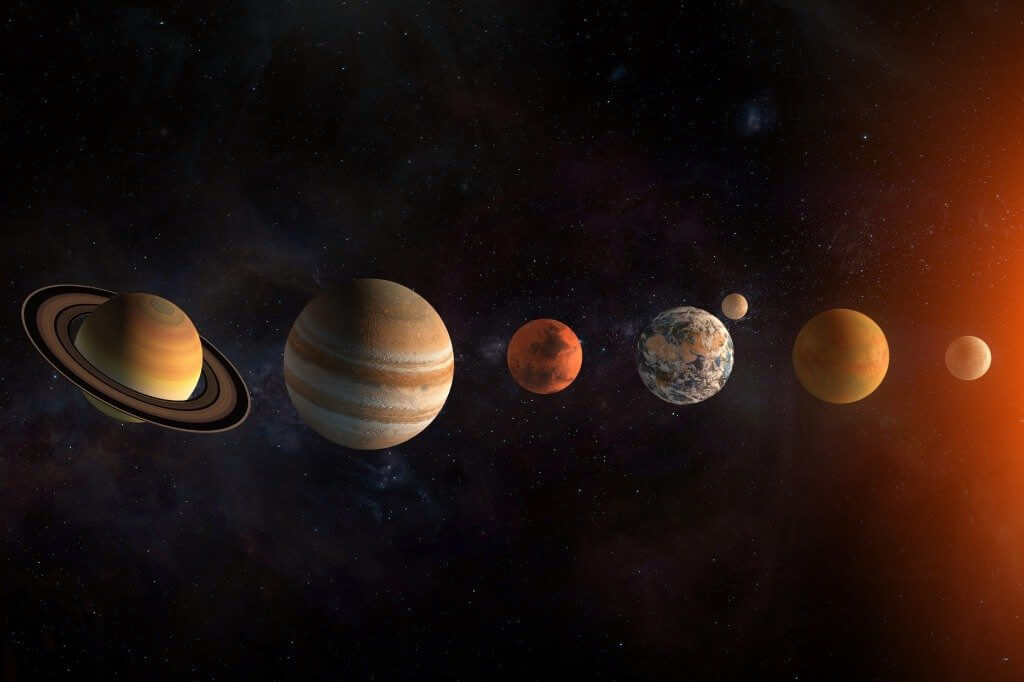
#> input picture OpenCV/Testes/planets.jpg, 1024 x 682 px
$ python 'Teste HoughCircles.py'
#> lines starting #> are read from the running program, lines starting #| are printed output that depends on the picture; after the words box and inside, x2 and y2 are one past the last pixel; in counts of white or black regions, pixels touching at a corner belong together
import cv2
import numpy as np

#Carrega a imagem
planets	= cv2.imread('planets.jpg')
#> planets is the input picture: shape (682, 1024, 3); mean B, G, R 15.2, 19.7, 34.4

#Converte para tons de cinza
gray_img = cv2.cvtColor(planets, cv2.COLOR_BGR2GRAY)
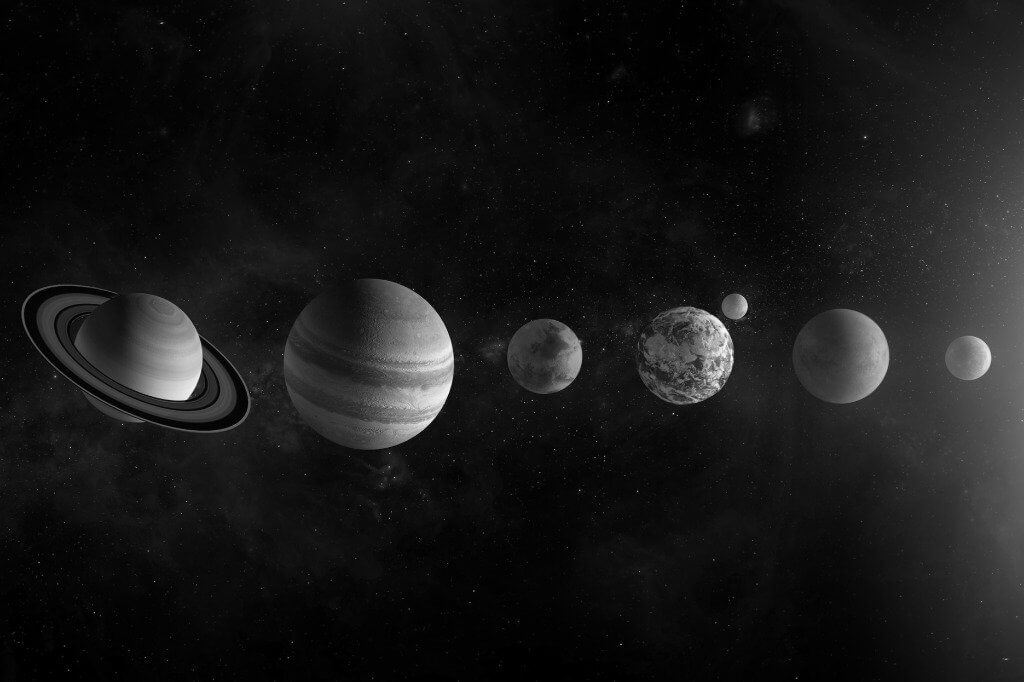
#> gray_img: shape (682, 1024); min 0, max 255, mean 23.6

#Aplica blur para suavizar a imagem
img = cv2.medianBlur(gray_img, 5)

#Converte a imagem de volta para RGB
#cimg = cv2.cvtColor(img,cv2.COLOR_GRAY2BGR)


circles	= cv2.HoughCircles(img,cv2.HOUGH_GRADIENT, 1, 120,param1=100,param2=30,minRadius=0,maxRadius=100)
#> circles = [[368.5, 363.5, 84.8], [684.5, 355.5, 48.8], [136.5, 356.5, 64.7], [543.5, 355.5, 37.7], [839.5, 354.5, 48.5], [969.5, 357.5, 21.4]]
circles	= np.uint16(np.around(circles))
#> circles = [[368, 364, 85], [684, 356, 49], [136, 356, 65], [544, 356, 38], [840, 354, 48], [970, 358, 21]]

for i in circles[0,:]:
    # draw the outer circle
    cv2.circle(planets,(i[0],i[1]),i[2],(0,255,0), 2)
    #draw the center of the circle
    cv2.circle(planets,(i[0],i[1]),2,(0,0,255),5)
#> this loop made 6 passes
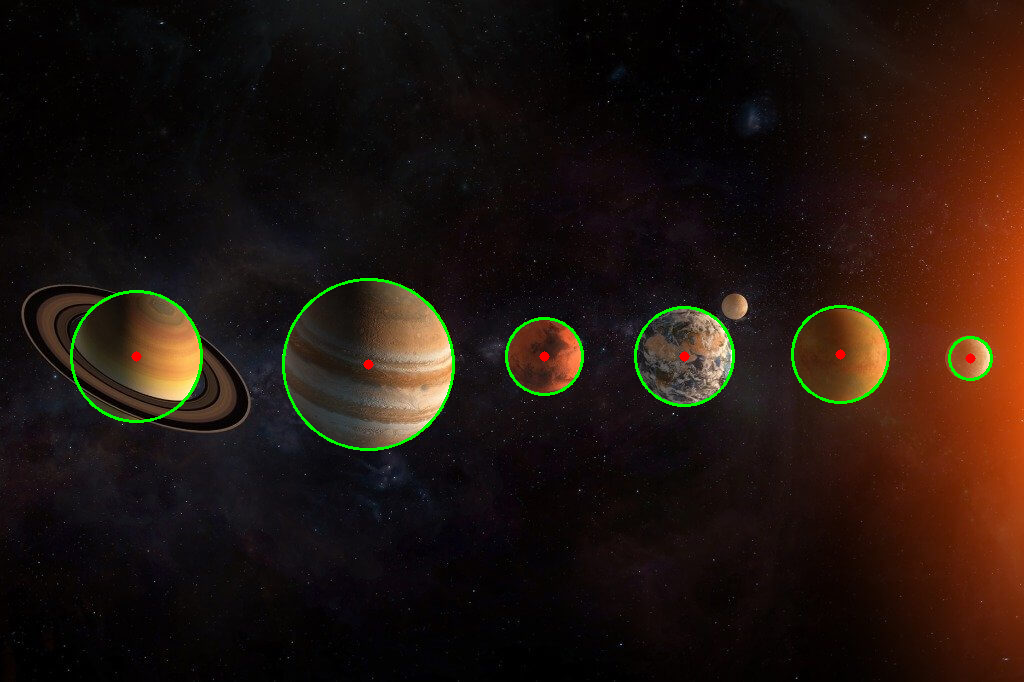
#> planets: shape (682, 1024, 3); 0.88% of pixels changed, all inside (x1, y1, x2, y2) = (70, 278, 993, 451)

cv2.imshow("HoughCirlces", planets)
cv2.waitKey()
cv2.destroyAllWindows()
